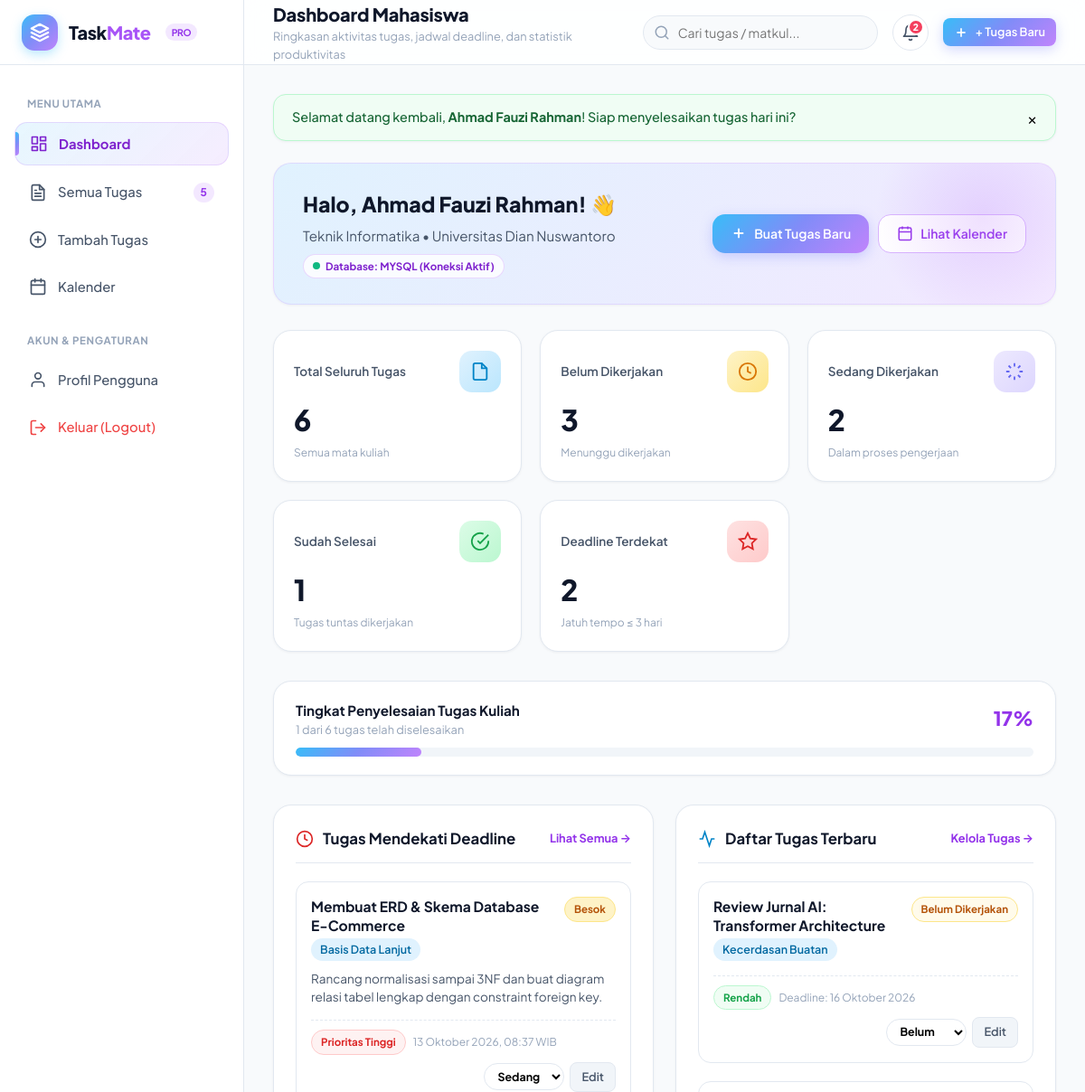
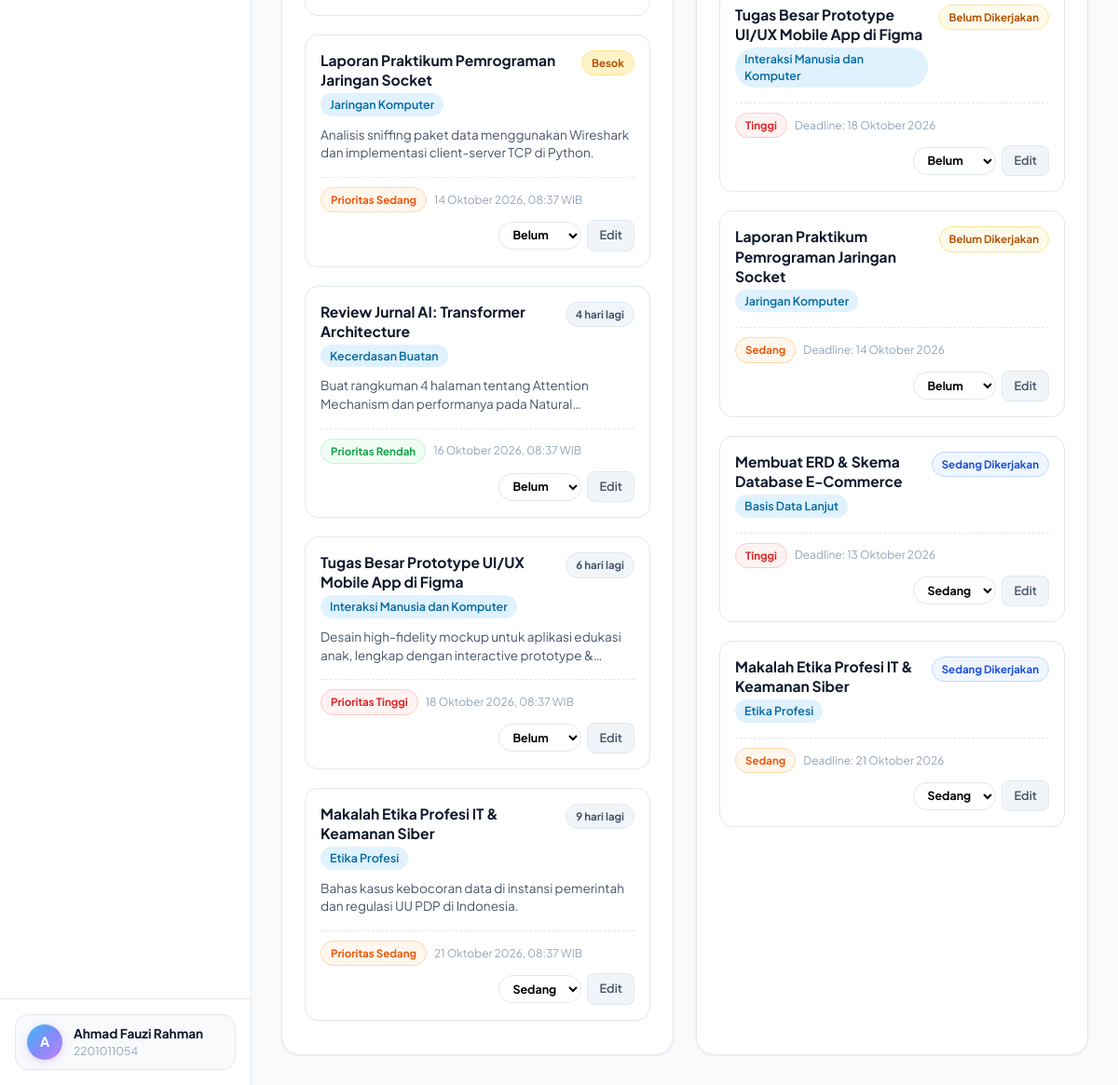
/dashboard.php (signed in), run on the app's committed database (2 pictures, top to bottom).
### tables this page shows
CREATE TABLE IF NOT EXISTS `users` (
  `id` INT AUTO_INCREMENT PRIMARY KEY,
  `nama` VARCHAR(100) NOT NULL,
  `email` VARCHAR(100) NOT NULL UNIQUE,
  `password` VARCHAR(255) NOT NULL,
  `nim` VARCHAR(30) DEFAULT NULL,
  `universitas` VARCHAR(100) DEFAULT 'Universitas Indonesia',
  `jurusan` VARCHAR(100) DEFAULT 'Teknik Informatika',
  `foto_profil` VARCHAR(255) DEFAULT 'default-avatar.png',
  `created_at` DATETIME DEFAULT CURRENT_TIMESTAMP,
  `updated_at` DATETIME DEFAULT CURRENT_TIMESTAMP ON UPDATE CURRENT_TIMESTAMP
);

CREATE TABLE IF NOT EXISTS `tasks` (
  `id` INT AUTO_INCREMENT PRIMARY KEY,
  `user_id` INT NOT NULL,
  `judul` VARCHAR(200) NOT NULL,
  `mata_kuliah` VARCHAR(100) NOT NULL,
  `deskripsi` TEXT DEFAULT NULL,
  `deadline` DATETIME NOT NULL,
  `prioritas` ENUM('Rendah', 'Sedang', 'Tinggi') NOT NULL DEFAULT 'Sedang',
  `status` ENUM('Belum Dikerjakan', 'Sedang Dikerjakan', 'Selesai') NOT NULL DEFAULT 'Belum Dikerjakan',
  `created_at` DATETIME DEFAULT CURRENT_TIMESTAMP,
  `updated_at` DATETIME DEFAULT CURRENT_TIMESTAMP ON UPDATE CURRENT_TIMESTAMP,
  CONSTRAINT `fk_tasks_users` FOREIGN KEY (`user_id`) REFERENCES `users` (`id`) ON DELETE CASCADE
);

### dashboard.php (the view, shortened to what the rows shown need)
<?php
require_once __DIR__ . '/includes/auth.php';
require_once __DIR__ . '/includes/task_functions.php';
$user = current_user();
$urgentTasks = get_urgent_tasks($user['id'], 5);
$recentTasks = get_recent_tasks($user['id'], 5);
$driverName = strtoupper(Database::getDriverUsed());
require_once __DIR__ . '/includes/header.php';
require_once __DIR__ . '/includes/sidebar.php';
?>
<div class="main-wrapper">
    <?php require_once __DIR__ . '/includes/navbar.php'; ?>
    <main class="content-body">
        <div class="welcome-banner">
            <div class="welcome-text">
                <h2>Halo, <?= htmlspecialchars($user['nama']) ?>! 👋</h2>
                <p>
                    <?= htmlspecialchars($user['jurusan'] ?: 'Mahasiswa') ?> • <?= htmlspecialchars($user['universitas'] ?: 'TaskMate User') ?>
                </p>
                <div class="db-badge-indicator">
                    <span class="db-dot"></span>
                    <span>Database: <?= $driverName ?> (Koneksi Aktif)</span>
                </div>
            </div>
        </div>
        <div class="dash-split-grid">
            <div class="panel-card">
                <?php if (empty($urgentTasks)): ?>
                    <div class="empty-state">
                        <svg width="48" height="48" viewBox="0 0 24 24" fill="none" stroke="currentColor" stroke-width="1.5">
                            <path d="M22 11.08V12a10 10 0 1 1-5.93-9.14"></path>
                            <polyline points="22 4 12 14.01 9 11.01"></polyline>
                        </svg>
                        <h3>Semua Tugas Terkendali!</h3>
                        <p>Tidak ada tugas mendesak atau yang belum dikerjakan saat ini.</p>
                    </div>
                <?php else: ?>
                    <div style="display:flex;flex-direction:column;gap:8px;">
                        <?php foreach ($urgentTasks as $task):
                            $dlInfo = get_deadline_info($task['deadline'], $task['status']);
                        ?>
                            <div class="task-item-card">
                                <div class="task-item-top">
                                    <div style="flex:1;">
                                        <div class="task-item-title"><?= htmlspecialchars($task['judul']) ?></div>
                                        <div class="task-item-course"><?= htmlspecialchars($task['mata_kuliah']) ?></div>
                                    </div>
                                    <span class="badge <?= $dlInfo['class'] ?>"><?= $dlInfo['text'] ?></span>
                                </div>
                                <?php if (!empty($task['deskripsi'])): ?>
                                    <p class="task-item-desc"><?= htmlspecialchars($task['deskripsi']) ?></p>
                                <?php endif; ?>
                                <div class="task-item-footer">
                                    <div class="task-meta-left">
                                        <span class="badge badge-priority-<?= strtolower($task['prioritas']) ?>">
                                            Prioritas <?= $task['prioritas'] ?>
                                        </span>
                                        <span style="font-size:0.75rem;color:var(--text-muted);">
                                            <?= format_indo_date($task['deadline']) ?>
                                        </span>
                                    </div>
                                    <div class="task-actions">
                                        <select class="status-select quick-status-select" data-task-id="<?= $task['id'] ?>" data-current="<?= $task['status'] ?>">
                                            <option value="Belum Dikerjakan" <?= $task['status'] === 'Belum Dikerjakan' ? 'selected' : '' ?>>Belum</option>
                                            <option value="Sedang Dikerjakan" <?= $task['status'] === 'Sedang Dikerjakan' ? 'selected' : '' ?>>Sedang</option>
                                        </select>
                                        <a href="task-edit.php?id=<?= $task['id'] ?>" class="btn btn-secondary btn-sm" title="Edit Tugas">
                                            Edit
                                        </a>
                                    </div>
                                </div>
                            </div>
                        <?php endforeach; ?>
                    </div>
                <?php endif; ?>
            </div>
            <div class="panel-card">
                <?php if (empty($recentTasks)): ?>
                    <div class="empty-state">
                        <svg width="48" height="48" viewBox="0 0 24 24" fill="none" stroke="currentColor" stroke-width="1.5">
                            <circle cx="12" cy="12" r="10"></circle>
                            <line x1="12" y1="8" x2="12" y2="12"></line>
                            <line x1="12" y1="16" x2="12.01" y2="16"></line>
                        </svg>
                        <h3>Belum Ada Tugas</h3>
                        <p>Tambahkan tugas kuliah pertama Anda untuk mulai mengatur jadwal belajar.</p>
                        <a href="task-create.php" class="btn btn-primary btn-sm">+ Tambah Tugas</a>
                    </div>
                <?php else: ?>
                    <div style="display:flex;flex-direction:column;gap:8px;">
                        <?php foreach ($recentTasks as $task):
                            $badgeStatus = 'badge-pending';
                            if ($task['status'] === 'Sedang Dikerjakan') $badgeStatus = 'badge-progress';
                        ?>
                            <div class="task-item-card">
                                <div class="task-item-top">
                                    <div style="flex:1;">
                                        <div class="task-item-title"><?= htmlspecialchars($task['judul']) ?></div>
                                        <div class="task-item-course"><?= htmlspecialchars($task['mata_kuliah']) ?></div>
                                    </div>
                                    <span class="badge task-status-badge <?= $badgeStatus ?>"><?= $task['status'] ?></span>
                                </div>
                                <div class="task-item-footer">
                                    <div class="task-meta-left">
                                        <span class="badge badge-priority-<?= strtolower($task['prioritas']) ?>">
                                            <?= $task['prioritas'] ?>
                                        </span>
                                        <span style="font-size:0.75rem;color:var(--text-muted);">
                                            Deadline: <?= format_indo_date($task['deadline'], false) ?>
                                        </span>
                                    </div>
                                    <div class="task-actions">
                                        <select class="status-select quick-status-select" data-task-id="<?= $task['id'] ?>" data-current="<?= $task['status'] ?>">
                                            <option value="Belum Dikerjakan" <?= $task['status'] === 'Belum Dikerjakan' ? 'selected' : '' ?>>Belum</option>
                                            <option value="Sedang Dikerjakan" <?= $task['status'] === 'Sedang Dikerjakan' ? 'selected' : '' ?>>Sedang</option>
                                        </select>
                                        <a href="task-edit.php?id=<?= $task['id'] ?>" class="btn btn-secondary btn-sm">Edit</a>
                                    </div>
                                </div>
                            </div>
                        <?php endforeach; ?>
                    </div>
                <?php endif; ?>
            </div>
        </div>
    </main>
<?php require_once __DIR__ . '/includes/footer.php'; ?>

### includes/sidebar.php (shortened to what the rows shown need)
<?php
$user = current_user();
?>
<aside class="sidebar" id="sidebar">
    <div class="sidebar-footer">
        <a href="profile.php" class="user-mini-card">
            <div class="user-avatar">
                <?= strtoupper(substr($user['nama'], 0, 1)) ?>
            </div>
            <div class="user-mini-info">
                <div class="user-mini-name"><?= htmlspecialchars($user['nama']) ?></div>
                <div class="user-mini-sub"><?= htmlspecialchars($user['nim'] ?: 'Mahasiswa') ?></div>
            </div>
        </a>
    </div>
</aside>

### data on the page
users: nama "A", nama "Ahmad Fauzi Rahman", nim "2201011054", jurusan "Teknik Informatika", universitas "Universitas Dian Nuswantoro"
tasks: judul "Membuat ERD & Skema Database E-Commerce", mata_kuliah "Basis Data Lanjut", deadline+status "Besok", deskripsi "Rancang normalisasi sampai 3NF dan buat diagram relasi tabel lengkap dengan constraint foreign key.", prioritas "Tinggi", deadline "13 Oktober 2026, 08:37 WIB", status+id "Sedang", status "Sedang Dikerjakan", deadline "13 Oktober 2026"
tasks: judul "Laporan Praktikum Pemrograman Jaringan Socket", mata_kuliah "Jaringan Komputer", deadline+status "Besok", deskripsi "Analisis sniffing paket data menggunakan Wireshark dan implementasi client-server TCP di Python.", prioritas "Sedang", deadline "14 Oktober 2026, 08:37 WIB", status+id "Belum", status "Belum Dikerjakan", deadline "14 Oktober 2026"
tasks: judul "Review Jurnal AI: Transformer Architecture", mata_kuliah "Kecerdasan Buatan", deadline+status "4 hari lagi", deskripsi "Buat rangkuman 4 halaman tentang Attention Mechanism dan performanya pada…", prioritas "Rendah", deadline "16 Oktober 2026, 08:37 WIB", status+id "Belum", status "Belum Dikerjakan", deadline "16 Oktober 2026"
tasks: judul "Tugas Besar Prototype UI/UX Mobile App di Figma", mata_kuliah "Interaksi Manusia dan Komputer", deadline+status "6 hari lagi", deskripsi "Desain high-fidelity mockup untuk aplikasi edukasi anak, lengkap dengan interactive prototype…", prioritas "Tinggi", deadline "18 Oktober 2026, 08:37 WIB", status+id "Belum", status "Belum Dikerjakan", deadline "18 Oktober 2026"
tasks: judul "Makalah Etika Profesi IT & Keamanan Siber", mata_kuliah "Etika Profesi", deadline+status "9 hari lagi", deskripsi "Bahas kasus kebocoran data di instansi pemerintah dan regulasi UU PDP di Indonesia.", prioritas "Sedang", deadline "21 Oktober 2026, 08:37 WIB", status+id "Sedang", status "Sedang Dikerjakan", deadline "21 Oktober 2026"

### other printed values
$pendingCount "5"
$pageTitle "Dashboard Mahasiswa"
$pageSubtitle "Ringkasan aktivitas tugas, jadwal deadline, dan statistik produktivitas"
$notifCount "2"
$flash['message'] "Selamat datang kembali, Ahmad Fauzi Rahman ! Siap menyelesaikan tugas hari ini?"
$driverName "MYSQL"
$stats['total'] "6"
$stats['belum_dikerjakan'] "3"
$stats['sedang_dikerjakan'] "2"
$stats['selesai'] "1"
$stats['mendekati_deadline'] "2"
$stats['persentase_selesai'] "17"
